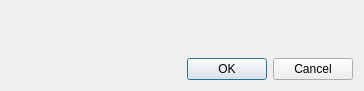
<?xml version="1.0" encoding="UTF-8"?>
<ui version="4.0">
 <class>TaskToolSettingsDialog</class>
 <widget class="QDialog" name="TaskToolSettingsDialog">
  <property name="geometry">
   <rect>
    <x>0</x>
    <y>0</y>
    <width>364</width>
    <height>91</height>
   </rect>
  </property>
  <property name="windowTitle">
   <string>Task Tool Settings</string>
  </property>
  <layout class="QGridLayout" name="gridLayout">
   <item row="2" column="1" colspan="2">
    <widget class="QDialogButtonBox" name="buttonBox">
     <property name="orientation">
      <enum>Qt::Horizontal</enum>
     </property>
     <property name="standardButtons">
      <set>QDialogButtonBox::Cancel|QDialogButtonBox::Ok</set>
     </property>
    </widget>
   </item>
   <item row="0" column="0" colspan="3">
    <widget class="PathSelectionControl" name="tempFolderWidget" native="true"/>
   </item>
   <item row="1" column="0" colspan="3">
    <widget class="PathSelectionControl" name="executableSelectionWidget" native="true"/>
   </item>
  </layout>
 </widget>
 <customwidgets>
  <customwidget>
   <class>PathSelectionControl</class>
   <extends>QWidget</extends>
   <header location="global">pathselectioncontrol.h</header>
   <container>1</container>
  </customwidget>
 </customwidgets>
 <resources/>
 <connections>
  <connection>
   <sender>buttonBox</sender>
   <signal>accepted()</signal>
   <receiver>TaskToolSettingsDialog</receiver>
   <slot>accept()</slot>
   <hints>
    <hint type="sourcelabel">
     <x>248</x>
     <y>254</y>
    </hint>
    <hint type="destinationlabel">
     <x>157</x>
     <y>274</y>
    </hint>
   </hints>
  </connection>
  <connection>
   <sender>buttonBox</sender>
   <signal>rejected()</signal>
   <receiver>TaskToolSettingsDialog</receiver>
   <slot>reject()</slot>
   <hints>
    <hint type="sourcelabel">
     <x>316</x>
     <y>260</y>
    </hint>
    <hint type="destinationlabel">
     <x>247</x>
     <y>274</y>
    </hint>
   </hints>
  </connection>
  <connection>
   <sender>buttonBox</sender>
   <signal>accepted()</signal>
   <receiver>TaskToolSettingsDialog</receiver>
   <slot>accept()</slot>
   <hints>
    <hint type="sourcelabel">
     <x>49</x>
     <y>287</y>
    </hint>
    <hint type="destinationlabel">
     <x>77</x>
     <y>233</y>
    </hint>
   </hints>
  </connection>
 </connections>
</ui>
